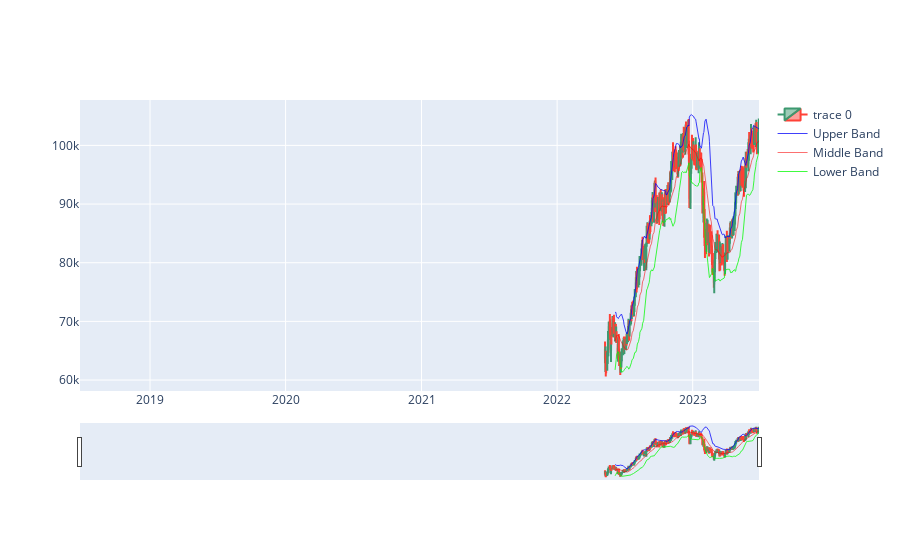

Notebook code for this chart:
### Code cell
#Plotting the Bollinger Bands
fig = go.Figure()
candle = go.Candlestick(x=port_df.index, high=port_df.High, low=port_df.Low, open=port_df.Open, close=port_df.Close)
upper_line = go.Scatter(x=port_df.index, y=port_df['upper_band'],
                        line = dict(color='rgba(0, 0, 250, 0.75)', width = 1),
                        name = "Upper Band")
middle_line = go.Scatter(x =port_df.index, y=port_df['middle_band'],
                        line = dict(color='rgba(250, 0, 0, 0.75)', width = 0.75),
                        name = "Middle Band")
lower_line = go.Scatter(x=port_df.index, y=port_df['lower_band'],
                        line = dict(color='rgba(0, 250, 0, 0.75)', width = 1),
                        name = "Lower Band")
fig.add_trace(candle)
fig.add_trace(upper_line)
fig.add_trace(middle_line)
fig.add_trace(lower_line)
fig.update_xaxes(rangeslider_visible=True)
fig.show()

### Figure 1 — Plotly figure (JSON) as saved in the notebook; plotly's stock layout.template omitted (floating-point values rounded to 4 significant figures; data arrays with more than 128 entries replaced by an {"elided": "..."} marker saying what was removed)
{"data": [{"close": {"elided": "1235 float values"}, "high": {"elided": "1235 float values"}, "low": {"elided": "1235 float values"}, "open": {"elided": "1235 float values"}, "type": "candlestick", "x": {"elided": "1235 str values"}}, {"line": {"color": "rgba(0, 0, 250, 0.75)", "width": 1}, "name": "Upper Band", "type": "scatter", "x": {"elided": "1235 str values"}, "y": {"elided": "1235 float values"}}, {"line": {"color": "rgba(250, 0, 0, 0.75)", "width": 0.75}, "name": "Middle Band", "type": "scatter", "x": {"elided": "1235 str values"}, "y": {"elided": "1235 float values"}}, {"line": {"color": "rgba(0, 250, 0, 0.75)", "width": 1}, "name": "Lower Band", "type": "scatter", "x": {"elided": "1235 str values"}, "y": {"elided": "1235 float values"}}], "layout": {"xaxis": {"rangeslider": {"visible": true}}}}
